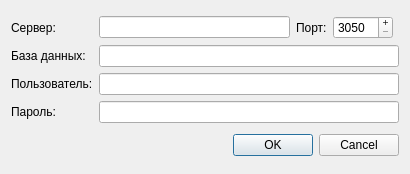
<?xml version="1.0" encoding="UTF-8"?>
<ui version="4.0">
 <class>DatbaseSettingsDialog</class>
 <widget class="QDialog" name="DatbaseSettingsDialog">
  <property name="geometry">
   <rect>
    <x>0</x>
    <y>0</y>
    <width>410</width>
    <height>174</height>
   </rect>
  </property>
  <property name="sizePolicy">
   <sizepolicy hsizetype="Fixed" vsizetype="Fixed">
    <horstretch>0</horstretch>
    <verstretch>0</verstretch>
   </sizepolicy>
  </property>
  <property name="windowTitle">
   <string>Dialog</string>
  </property>
  <layout class="QGridLayout" name="gridLayout_2">
   <item row="0" column="0">
    <layout class="QGridLayout" name="gridLayout">
     <item row="0" column="2">
      <widget class="QLabel" name="label_2">
       <property name="text">
        <string>Порт:</string>
       </property>
      </widget>
     </item>
     <item row="2" column="0">
      <widget class="QLabel" name="label_4">
       <property name="text">
        <string>Пользователь:</string>
       </property>
      </widget>
     </item>
     <item row="2" column="1" colspan="4">
      <widget class="QLineEdit" name="lineEditUser">
       <property name="text">
        <string/>
       </property>
      </widget>
     </item>
     <item row="0" column="1">
      <widget class="QLineEdit" name="lineEditServer"/>
     </item>
     <item row="1" column="1" colspan="4">
      <widget class="QLineEdit" name="lineEditDatabase"/>
     </item>
     <item row="3" column="1" colspan="4">
      <widget class="QLineEdit" name="lineEditPassword">
       <property name="text">
        <string/>
       </property>
      </widget>
     </item>
     <item row="3" column="0">
      <widget class="QLabel" name="label_5">
       <property name="text">
        <string>Пароль:</string>
       </property>
      </widget>
     </item>
     <item row="0" column="0">
      <widget class="QLabel" name="label">
       <property name="text">
        <string>Сервер:</string>
       </property>
      </widget>
     </item>
     <item row="1" column="0">
      <widget class="QLabel" name="label_3">
       <property name="text">
        <string>База данных:</string>
       </property>
      </widget>
     </item>
     <item row="0" column="3">
      <widget class="QSpinBox" name="spinBoxPort">
       <property name="minimumSize">
        <size>
         <width>60</width>
         <height>0</height>
        </size>
       </property>
       <property name="maximumSize">
        <size>
         <width>60</width>
         <height>16777215</height>
        </size>
       </property>
       <property name="buttonSymbols">
        <enum>QAbstractSpinBox::PlusMinus</enum>
       </property>
       <property name="accelerated">
        <bool>false</bool>
       </property>
       <property name="minimum">
        <number>3050</number>
       </property>
       <property name="maximum">
        <number>3060</number>
       </property>
      </widget>
     </item>
    </layout>
   </item>
   <item row="1" column="0">
    <widget class="QDialogButtonBox" name="buttonBox">
     <property name="standardButtons">
      <set>QDialogButtonBox::Cancel|QDialogButtonBox::Ok</set>
     </property>
    </widget>
   </item>
  </layout>
 </widget>
 <resources/>
 <connections/>
</ui>
